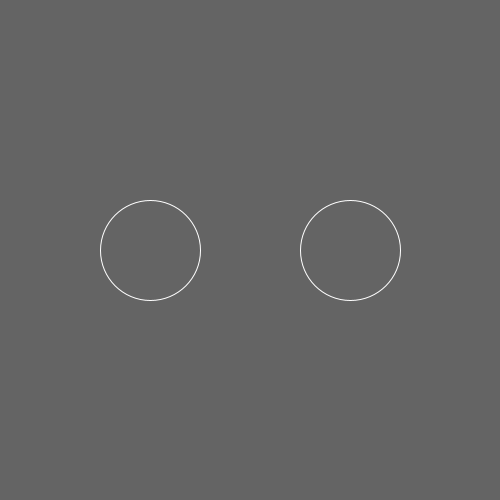
Frame 1 (no input)
Frame 60 (the mouse pressed at the canvas centre just before this capture): identical to frame 1, image omitted
Frame 120 (the mouse held since frame 60 and released just before this capture): identical to frame 1, image omitted

The Processing sketch that drew this single still picture (run headless with seeded random() and noise(); from frame 60 on, the mouse is pressed at the canvas centre):

// Processing sketch: w03_08_buttons_buttonObject_solution1_colorVar
// ── w03_08_buttons_buttonObject_solution1_colorVar.pde
// IMA NYU Shanghai
// Kinetic Interfaces
// MOQN
// Feb 5 2018

Button btn1;
Button btn2;

void setup() {
  size(500, 500);
  stroke(255, 0, 0);
  noFill();
  
  btn1 = new Button(width/2 - 100, height/2);
  btn2 = new Button(width/2 + 100, height/2);
}


void draw() {
  background(100);
  
  btn1.checkDistance();
  btn1.display();
  
  btn2.checkDistance();
  btn2.display();
}

class Button {
  float posX = width/2;
  float posY = height/2;
  float size = 100;
  color colorS, colorF; 
  
  Button(float x, float y) {
    posX = x;
    posY = y;
    colorS = color(255);
    colorF = color(255,0);
  }
  
  void update() {
    size = sin(frameCount*0.02)*60 + 90;
  }
  void checkDistance() {
    float distance = dist(posX, posY, mouseX, mouseY);
    if ( distance < size/2) { // radious
      if (mousePressed) {
        colorF = color(random(255), random(255), random(255));
        colorS = color(random(255), random(255), random(255));
      } else {
        colorF = color(255, 0, 0);
      }
    } else {
      colorF = color(255,0);
    }
  }
  void display() {
    pushStyle();
    
    fill(colorF);
    stroke(colorS);
    ellipse(posX, posY, size, size);
    
    popStyle();
  }
}
